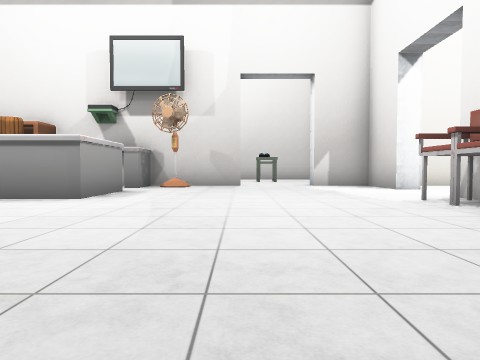
view 1 (above)

18 first-person views from a walk through a scene from a Unity 3-D project. The camera is 1.4 m above the floor, tilts 2° down and sees 75° across. The floor is counted in squares, 2 m on a side. Each view is taken from the middle of a square. On the plan, view 1 faces up. The plan holds only what a view shows up to about 10 squares ahead; the rest is blank. The place goes on beyond the plan. The player is left out. Some animated figures are not drawn. Door leaves are left out, so doorways stand open. Some surface patterns are stand-ins.

view 2
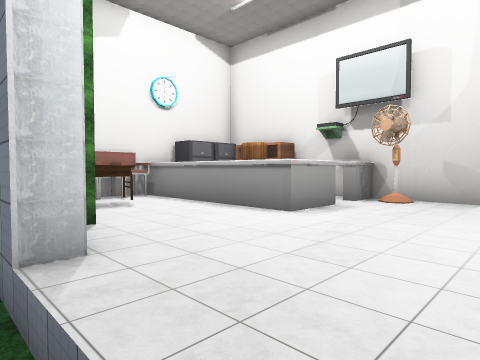

view 3
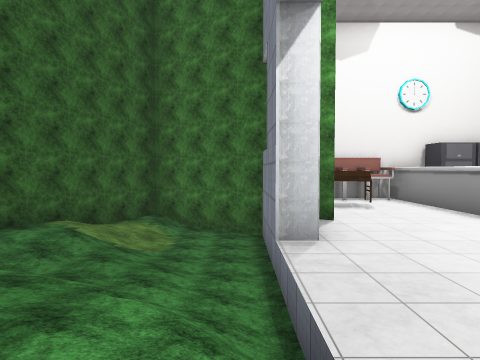

view 4
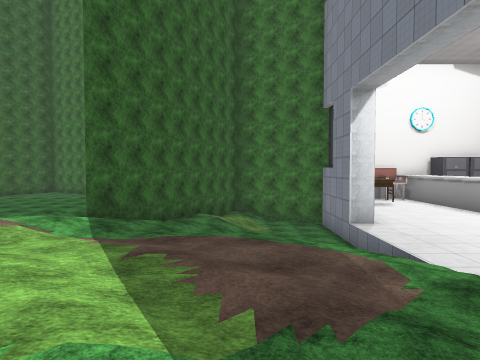

view 5
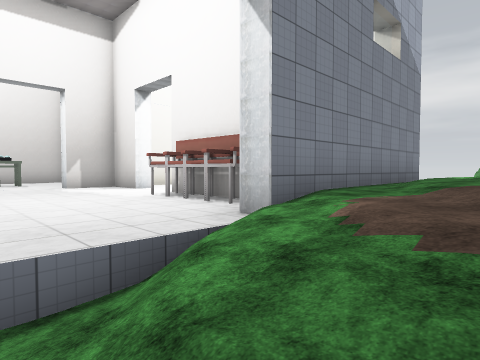

view 6
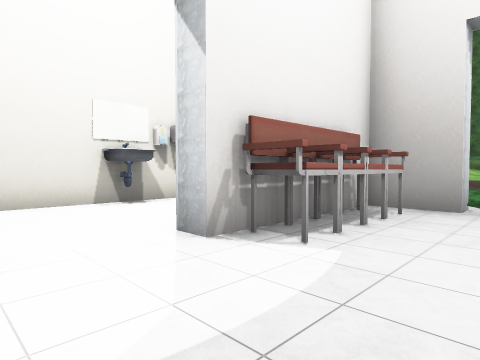

view 7
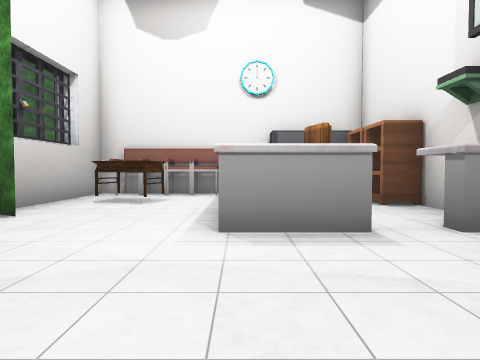

view 8
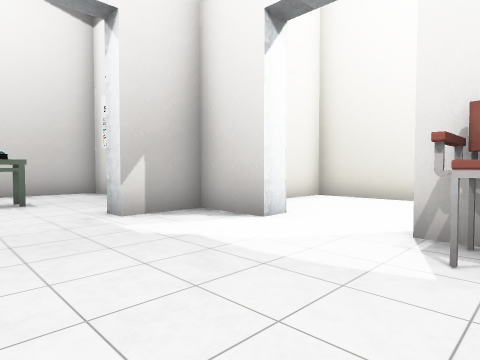

view 9
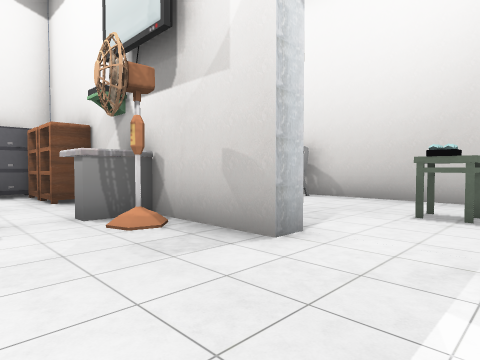

view 10
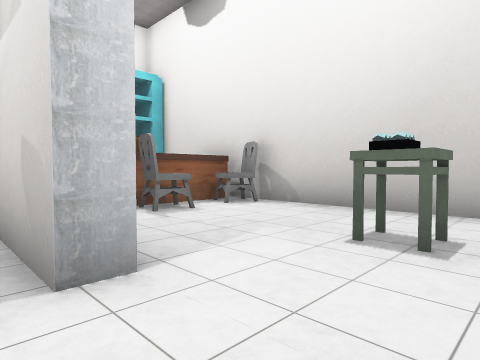

view 11
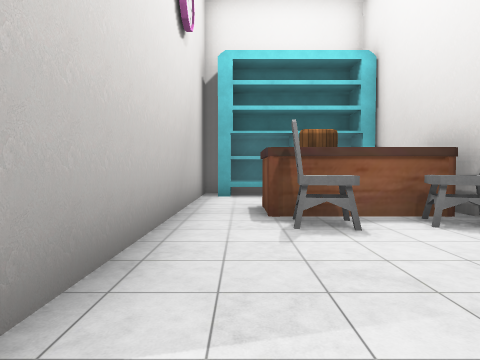

view 12
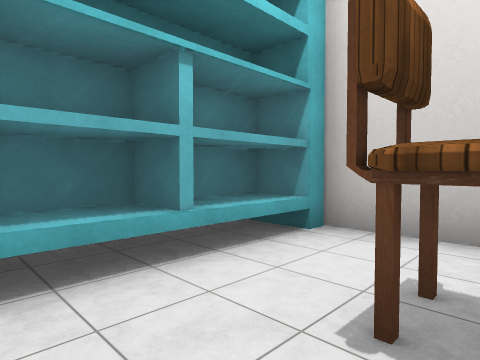

view 13
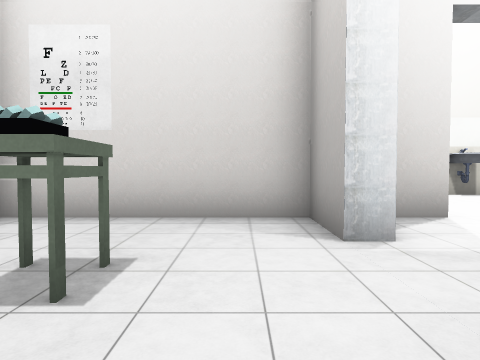

view 14
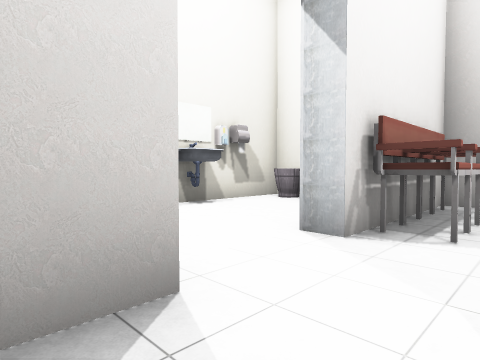

view 15
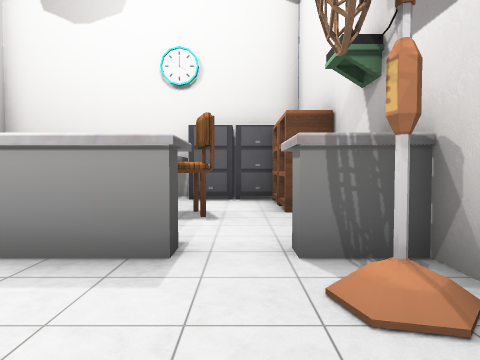

view 16
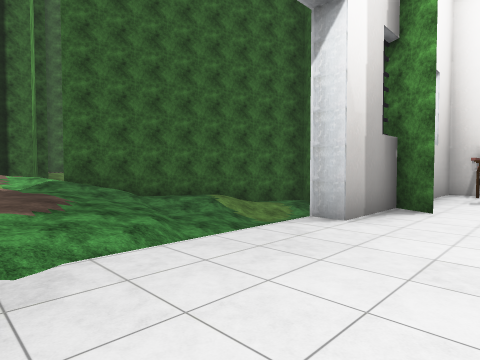

view 17
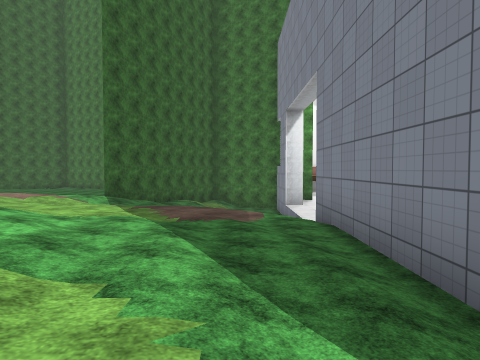

view 18
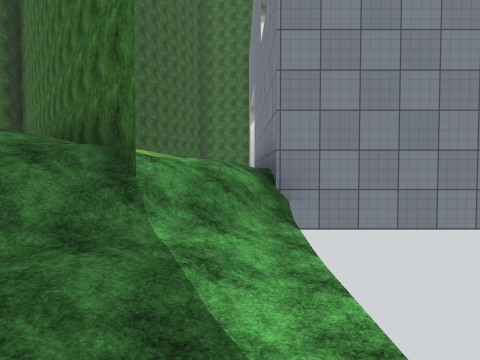

### Floor plan
Key: @ floor where view 1 was taken; # wall or solid block; . main floor; : floor 0.25 m higher than the main floor; + floor 0.5 m higher than the main floor; - floor 0.5 m lower than the main floor; * floor 0.75 m higher than the main floor; _ floor 0.75 m lower than the main floor; % floor 1 m higher than the main floor; < floor 1 m lower than the main floor; & floor 1.25 m higher than the main floor; $ floor 1.5 m higher than the main floor; / step, stairs or slope; D open door; = window, fence, low wall or low ledge; v drop or lower ground; S shelf; F fan; C chair; R drawers; T table; I sink; B bin; O other object.
Columns run from 8 left of view 1 to 12 right of it. Each row starts with its distance up from view 1.
 14 #############
 13 #=..TC......#
 12 #O.CT.......#
 11 #O.CTC...O..#
 10 #O..........#
  9 ########DDD######
  8 #RSS..F.....#...#
  7 #R..........D...#
  6 #R.C..#.....D...#
  5 #######.....D...#
  4 #..........O#..I#
  3 O.T........O#...#
  2 #.T........O#.B.#
  1 ######DDDDD######
  0    #<<<_@/++++**///<<
 -1    #<</-/++***%%%=/-
 -2   ##-/-/:+**%%%###/
 -3    ##v//++*%%&$#$
 -4       ##***%/#
 -5       / %%%%##
 -6     +++    ##
 -7    +++++#
 -8    ++++ ##
 -9    ++

Positions as (right, up) in squares from view 1, and headings:
1: (0, 0), facing up
2: (1, 0), facing up-left
3: (2, 0), facing left
4: (5, -2), facing left
5: (-1, -2), facing up-right
6: (1, 7), facing down-right
7: (1, 5), facing left
8: (0, 4), facing up-right
9: (2, 6), facing up-left
10: (2, 8), facing up-left
11: (1, 10), facing left
12: (-5, 10), facing up-left
13: (-1, 10), facing right
14: (2, 8), facing down-right
15: (0, 7), facing left
16: (2, 3), facing down-left
17: (8, -1), facing left
18: (12, 0), facing left
